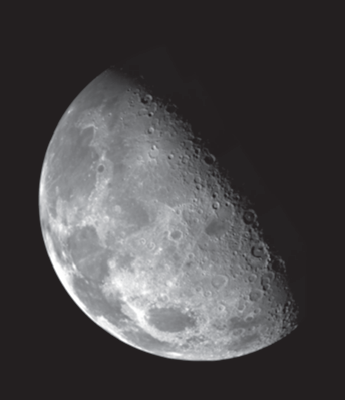
%> input picture Img_Processing/BE2/BE2-Image filtering frequency2425/Fig_Moon.tif, 345 x 400 px
$ octave BE2.m   (GNU Octave 9; MATLAB toolbox functions it lacks are replaced by stand-ins)
%> lines starting %> are read from the running program, lines starting %| are printed output that depends on the picture
% A : Img filtering

%{

Bouts de code utiles

bat = imread("BATEAU.PGM");
bat;

figure(1); imshow(bat)
figure(1); imshow(img2)

ma_fft = abs(fftshift(fft2(img)))
normalise = ma_fft ./ max(ma_fft)

%}

% Exo 1 : 2D FT

% Q0

moon = imread("Fig_Moon.tif");
%> moon is the input picture: size 400x345x3 uint8; mean R, G, B 73, 71, 72.5
woman = imread("Fig_woman.tif");
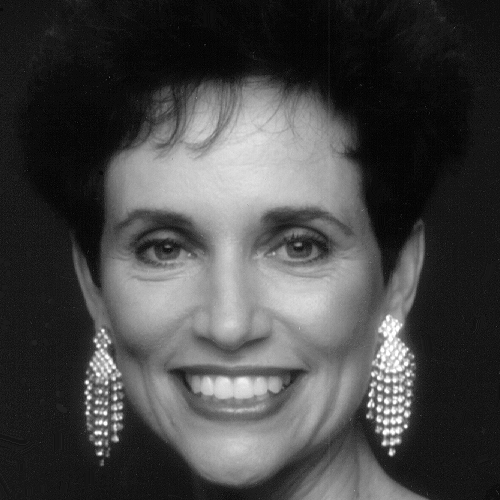
%> input picture Img_Processing/BE2/BE2-Image filtering frequency2425/Fig_woman.tif, 500 x 500 px
%> woman is the input picture: size 500x500 uint8; min 0, max 255, mean 70.2
xray = imread("Fig_XRAY.tif");
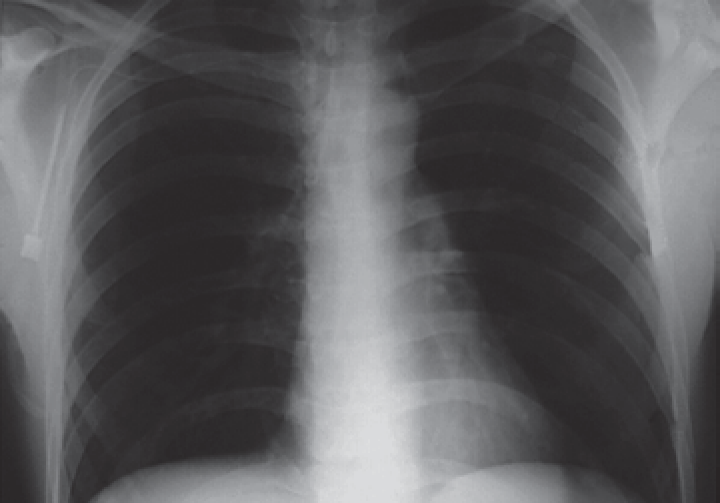
%> input picture Img_Processing/BE2/BE2-Image filtering frequency2425/Fig_XRAY.tif, 720 x 503 px
%> xray is the input picture: size 503x720x3 uint8; mean R, G, B 90.7, 90.3, 92.3
moon = moon(:, :, 1);
%> moon: size 400x345 uint8
woman = woman(:, :, 1);
xray = xray(:, :, 1);
%> xray: size 503x720 uint8

moon_fft = abs(fftshift(fft2(moon)));
woman_fft = abs(fftshift(fft2(woman)));
xray_fft = abs(fftshift(fft2(xray)));

% Q1

figure(1)
subplot(2, 2, 1)
imshow(xray, [])
title("Original")

subplot(2, 2, 2)
imshow(xray_fft, [])
title("FFT simple")

subplot(2, 2, 3)
imshow(xray_fft ./ max(xray_fft), [])
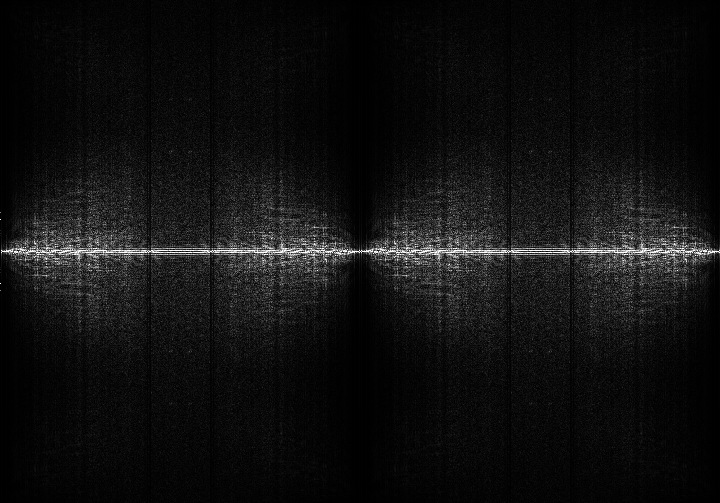
%> displayed picture: size 503x720, on the screen's scale of 0 to 255; min 0, max 255, mean 16.9
title("FFT normalisée")

subplot(2, 2, 4)
imshow(log(1 + xray_fft), [])
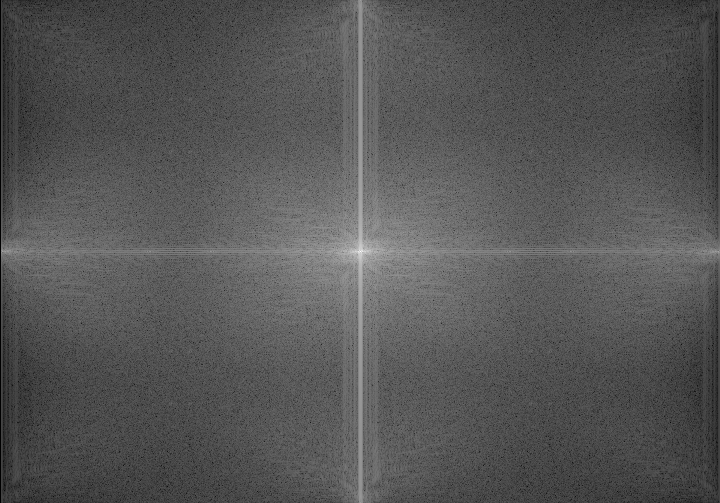
%> displayed picture: size 503x720, on the screen's scale of 0 to 255; min 0, max 255, mean 85.7
title("log(1 + FFT)")


%{

% Q2

%{
Effectivement l'axe quasi-vertical est logique
* Y a peut de vartiation verticale (sur la face éclaire (resp.
non-éclairée), ça reste clair (resp. noir)
verticalement
* Horizontalement, on passe d'une face éclairée à une non-éclairée, y a bcp
de variation, c logique de voir ça reproduit sur la FFT
%}

% Exo 2 : abs(fftshift(fft2(moon)))

% Q1

% woman

woman_fft = fftshift(fft2(woman));

woman_mag_only = abs(ifft2(abs(woman_fft)));
woman_mag_only = woman_mag_only ./ max(woman_mag_only);

woman_phase_only = abs(ifft2(woman_fft ./ abs(woman_fft)));
woman_phase_only = woman_phase_only ./ max(woman_phase_only);

figure(2)
subplot(2, 2, 1)
imshow(woman, [])
title("Original")

subplot(2, 2, 2)
imshow(woman_mag_only, [])
title("Magnitude only")

subplot(2, 2, 3)
imshow(woman, [])
title("Original")

subplot(2, 2, 4)
imshow(woman_phase_only, [])
title("Phase only")

% Barre 500

barre500 = imread("Fig_Barre500.tif");
barre500 = barre500(:, :, 1);

barre500_fft = fftshift(fft2(barre500));

barre500_mag_only = abs(ifft2(abs(barre500_fft)));
barre500_mag_only = barre500_mag_only ./ max(barre500_mag_only);

barre500_phase_only = abs(ifft2(barre500_fft ./ abs(barre500_fft)));
barre500_phase_only(isnan(barre500_phase_only)) = 0;
barre500_phase_only = barre500_phase_only / max(barre500_phase_only);

figure(3)
subplot(2, 2, 1)
imshow(barre500, [])
title("Original")

subplot(2, 2, 2)
imshow(barre500_mag_only, [])
title("Magnitude only")

subplot(2, 2, 3)
imshow(barre500, [])
title("Original")

subplot(2, 2, 4)
imshow(barre500_phase_only, [])
title("Phase only")

% Q2

woman_mag = abs(woman_fft);
barre500_mag = abs(barre500_fft);

woman_phase = woman_fft ./ abs(woman_fft);
woman_phase(isnan(woman_phase)) = 0;
barre500_phase = abs(barre500_fft);
barre500_phase(isnan(barre500_phase)) = 0;

woman_mag_barre500_phase = abs(ifft2(woman_mag .* barre500_phase));
barre500_mag_woman_phase = abs(ifft2(barre500_mag .* woman_phase));

figure(2)
subplot(2, 2, 1)
imshow(woman, [])
title("Original")

subplot(2, 2, 2)
imshow(woman_mag_barre500_phase, [])
title("woman mag, barre500 phase")

subplot(2, 2, 3)
imshow(barre500, [])
title("Original")

subplot(2, 2, 4)
imshow(barre500_mag_woman_phase, [])
title("barre500 mag, woman phase")

% Q3

%{
On dirait vrmt que la phase contient la majorité de l'info sur la forme....
%}

% Exo 3

%{
H = lpfilter(type, M, N, D0, n)
H c en fréq
type = 'gaussian', 'ideal' ou 'btw' (Butterworth)
M, N : dimensions
D0 : fréquence de coupure
n : ordre pr les Butterworth
%}

% Q0

% ftype=’gaussian’, D0=50


% ftype=’ideal’, D0=50


% ftype=’ideal’, D0=50


%}
